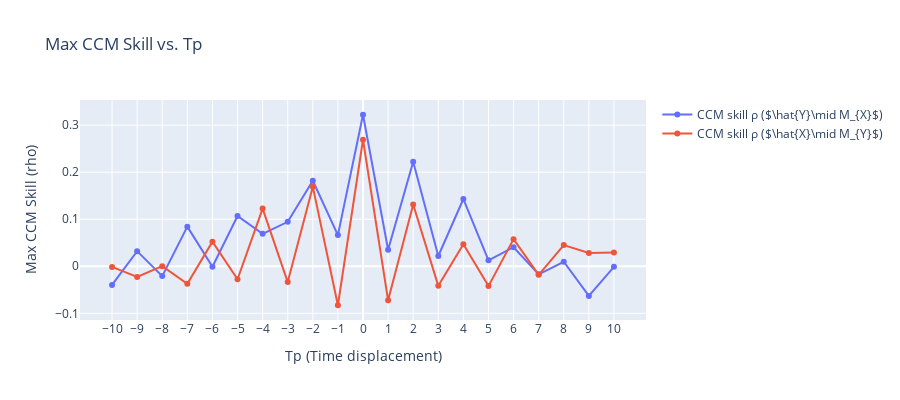

Source (notebook cell):
### Code cell
# Build a dataframe for pyEDM
df = pd.DataFrame({
    "Time": time,
    "X": X,
    "Y": Y,
})


Tps = range(-10, 11)  # scanning Tp from -10 to 10
forward_max_rhos = []  # for X -> Y
reverse_max_rhos = []  # for Y -> X

# For each Tp, run CCM
for Tp in Tps:
    ccm_outxy = CCM(
        dataFrame   = df,
        E           = 2,
        tau         = 2,
        columns     = 'X',    # use X as the library (predictor)
        target      = 'Y',    # predict Y (target)
        libSizes    = '100',
        sample      = 100,
        random      = True,
        replacement = False,
        Tp          = Tp
    )

    ccm_outyx = CCM(
        dataFrame   = df,
        E           = 2,
        tau         = 2,
        columns     = 'Y',    # use X as the library (predictor)
        target      = 'X',    # predict Y (target)
        libSizes    = '100',
        sample      = 100,
        random      = True,
        replacement = False,
        Tp          = Tp
    )

    forward_rho = ccm_outxy['X:Y'].max()  # X->Y (i.e. predicting Y from X)
    reverse_rho = ccm_outyx['Y:X'].max()  # Y->X (predicting X from Y)
    forward_max_rhos.append(forward_rho)
    reverse_max_rhos.append(reverse_rho)

# Plot the CCM skill vs. Tp using Plotly
fig = go.Figure()

# Plot for X -> Y
fig.add_trace(go.Scatter(
    x=list(Tps),
    y=forward_max_rhos,
    mode='lines+markers',
    name=fr"CCM skill ρ ($\hat{{Y}}\mid M_{{X}}$)"
))
# Plot for Y -> X
fig.add_trace(go.Scatter(
    x=list(Tps),
    y=reverse_max_rhos,
    mode='lines+markers',
    name=fr"CCM skill ρ ($\hat{{X}}\mid M_{{Y}}$)"
))

fig.update_layout(
    title="Max CCM Skill vs. Tp",
    xaxis_title="Tp (Time displacement)",
    yaxis_title="Max CCM Skill (rho)",
    width=900,
    height=400
)
fig.update_xaxes(tickmode='array', tickvals=list(Tps))
fig.show()

### Figure 1 — Plotly figure (JSON) as saved in the notebook; plotly's stock layout.template omitted (floating-point values rounded to 4 significant figures)
{"data": [{"mode": "lines+markers", "name": "CCM skill ρ ($\\hat{Y}\\mid M_{X}$)", "type": "scatter", "x": [-10, -9, -8, -7, -6, -5, -4, -3, -2, -1, 0, 1, 2, 3, 4, 5, 6, 7, 8, 9, 10], "y": [-0.03969, 0.03218, -0.02086, 0.0843, -0.001079, 0.1071, 0.06893, 0.09456, 0.1818, 0.06631, 0.3222, 0.03524, 0.2222, 0.02186, 0.143, 0.01278, 0.04053, -0.01711, 0.009626, -0.06294, -0.001054]}, {"mode": "lines+markers", "name": "CCM skill ρ ($\\hat{X}\\mid M_{Y}$)", "type": "scatter", "x": [-10, -9, -8, -7, -6, -5, -4, -3, -2, -1, 0, 1, 2, 3, 4, 5, 6, 7, 8, 9, 10], "y": [-0.001314, -0.02264, 0.0003302, -0.03736, 0.05219, -0.02756, 0.1226, -0.03361, 0.1693, -0.08282, 0.2691, -0.07225, 0.1314, -0.04156, 0.04703, -0.0421, 0.05771, -0.01813, 0.04507, 0.02824, 0.02928]}], "layout": {"height": 400, "title": {"text": "Max CCM Skill vs. Tp"}, "width": 900, "xaxis": {"tickmode": "array", "tickvals": [-10, -9, -8, -7, -6, -5, -4, -3, -2, -1, 0, 1, 2, 3, 4, 5, 6, 7, 8, 9, 10], "title": {"text": "Tp (Time displacement)"}}, "yaxis": {"title": {"text": "Max CCM Skill (rho)"}}}}
